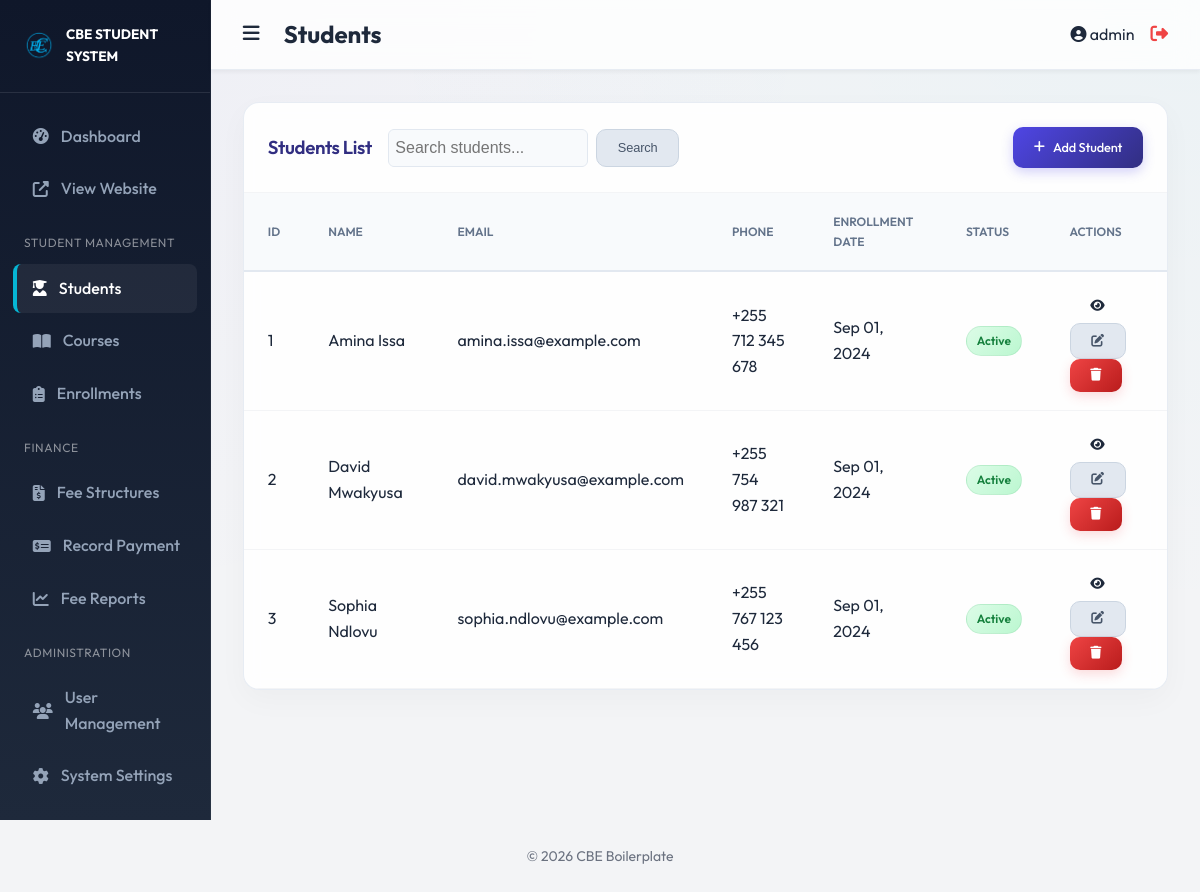
Screenshot of /modules/students/list.php (signed in) with the database file from the repository.
### tables this page shows
CREATE TABLE `students` (
  `id` int(11) NOT NULL AUTO_INCREMENT,
  `user_id` int(11) DEFAULT NULL,
  `first_name` varchar(100) NOT NULL,
  `last_name` varchar(100) NOT NULL,
  `email` varchar(100) DEFAULT NULL,
  `phone` varchar(50) DEFAULT NULL,
  `date_of_birth` date DEFAULT NULL,
  `enrollment_date` date NOT NULL,
  `status` enum('active','suspended','graduated') DEFAULT 'active',
  `created_at` timestamp NOT NULL DEFAULT current_timestamp(),
  PRIMARY KEY (`id`),
  KEY `user_id` (`user_id`),
  CONSTRAINT `students_ibfk_1` FOREIGN KEY (`user_id`) REFERENCES `users` (`id`) ON DELETE SET NULL
);

### config/database.php (called while the page is built, shortened)
<?php
$host = 'localhost';
$db = 'school_db';
$user = 'root';
$pass = '';
$charset = 'utf8mb4';
$dsn = "mysql:host=$host;dbname=$db;charset=$charset";
$options = [
     PDO::ATTR_ERRMODE => PDO::ERRMODE_EXCEPTION,
     PDO::ATTR_DEFAULT_FETCH_MODE => PDO::FETCH_ASSOC,
     PDO::ATTR_EMULATE_PREPARES => false,
];
try {
     $pdo = new PDO($dsn, $user, $pass, $options);
} catch (\PDOException $e) {
     throw new \PDOException($e->getMessage(), (int) $e->getCode());
}
require_once __DIR__ . '/../includes/classes/Student.php';
$studentObj = new Student($pdo);

### includes/classes/Student.php (called while the page is built, shortened)
<?php
class Student {
    private $pdo;
    public function __construct($pdo) {
        $this->pdo = $pdo;
    }
    public function getAll() {
        $stmt = $this->pdo->query("SELECT * FROM students ORDER BY last_name, first_name");
        return $stmt->fetchAll();
    }
}

### public/modules/students/list.php (the view, shortened to what this page needs)
<?php
include __DIR__ . '/../../../includes/header.php';
$search = $_GET['search'] ?? '';
if (!empty($search)) {
    $stmt = $pdo->prepare("SELECT * FROM students WHERE first_name LIKE ? OR last_name LIKE ? OR email LIKE ? ORDER BY last_name, first_name");
    $stmt->execute(["%$search%", "%$search%", "%$search%"]);
    $students = $stmt->fetchAll();
} else {
    $students = $studentObj->getAll();
}
?>
<div class="card">
    <div class="card-header">
        <div style="display: flex; gap: 1rem; align-items: center; flex-wrap: wrap;">
            <h3>Students List</h3>
            <form action="" method="GET" style="display: flex; gap: 0.5rem; margin-left: auto;">
                <input type="text" name="search" value="<?php echo htmlspecialchars($search); ?>"
                    placeholder="Search students..." class="form-control" style="width: 200px; padding: 0.4rem;">
                <button type="submit" class="btn btn-secondary btn-sm" style="width: auto;">Search</button>
            </form>
        </div>
        <a href="add.php" class="btn btn-primary btn-sm" style="width: auto; margin-left: 1rem;"><i
                class="fas fa-plus"></i> Add Student</a>
    </div>
    <div class="table-responsive">
        <table>
            <thead>
                <tr>
                    <th>ID</th>
                    <th>Name</th>
                    <th>Email</th>
                    <th>Phone</th>
                    <th>Enrollment Date</th>
                    <th>Status</th>
                    <th>Actions</th>
                </tr>
            </thead>
            <tbody>
                <?php foreach ($students as $s): ?>
                    <tr>
                        <td><?php echo $s['id']; ?></td>
                        <td><?php echo htmlspecialchars($s['first_name'] . ' ' . $s['last_name']); ?></td>
                        <td><?php echo htmlspecialchars($s['email']); ?></td>
                        <td><?php echo htmlspecialchars($s['phone']); ?></td>
                        <td><?php echo date('M d, Y', strtotime($s['enrollment_date'])); ?></td>
                        <td>
                            <span class="badge badge-<?php echo $s['status'] === 'active' ? 'success' : ($s['status'] === 'graduated' ? 'primary' : 'warning'); ?>">
                                <?php echo ucfirst($s['status']); ?>
                            </span>
                        </td>
                        <td>
                            <a href="view.php?id=<?php echo $s['id']; ?>" class="btn btn-info btn-sm"><i class="fas fa-eye"></i></a>
                            <a href="edit.php?id=<?php echo $s['id']; ?>" class="btn btn-secondary btn-sm"><i class="fas fa-edit"></i></a>
                            <form method="POST" style="display:inline;" onsubmit="return confirm('Delete this student?');">
                                <button type="submit" class="btn btn-danger btn-sm"><i class="fas fa-trash"></i></button>
                            </form>
                        </td>
                    </tr>
                <?php endforeach; ?>
            </tbody>
        </table>
    </div>
</div>
<?php include __DIR__ . '/../../../includes/footer.php'; ?>

### public/assets/css/main.css (style rules this page uses)
* { box-sizing: border-box; margin: 0; padding: 0; }
body { font-family: var(--font_family); background-color: var(--background); color: var(--text); line-height: 1.6; }
a { text-decoration: none; color: inherit; }
.form-control { width: 100%; padding: 0.75rem; border: 1px solid #ddd; border-radius: 6px; font-size: 1rem; }
.btn { display: inline-block; padding: 0.75rem 1.5rem; border-radius: 6px; border: none; cursor: pointer; font-weight: 600; transition: all 0.3s ease; }
.btn-primary { background-color: var(--primary); color: white; width: 100%; }
.card { background: white; border-radius: 12px; box-shadow: 0 4px 6px rgba(0, 0, 0, 0.02); overflow: hidden; }
.card-header { padding: 1.5rem; border-bottom: 1px solid #f3f4f6; display: flex; justify-content: space-between; align-items: center; }
.table-responsive { overflow-x: auto; }
table { width: 100%; border-collapse: collapse; }
th { text-align: left; padding: 1rem 1.5rem; background: #f9fafb; font-size: 0.75rem; text-transform: uppercase; color: #6b7280; }
td { padding: 1rem 1.5rem; border-bottom: 1px solid #f3f4f6; }
.btn-sm { padding: 0.4rem 0.8rem; font-size: 0.8rem; }
.btn-secondary { background-color: #6b7280; color: white; }
.btn-danger { background-color: #ef4444; color: white; }
html { scroll-behavior: smooth; }
:root { --glass-bg: rgba(255, 255, 255, 0.7); --glass-border: rgba(255, 255, 255, 0.4); --glass-shadow: 0 8px 32px 0 rgba(31, 38, 135, 0.07); }
.card, .stat-card { border: none; border-radius: 16px; box-shadow: 0 4px 20px rgba(0,0,0,0.05); transition: transform 0.2s, box-shadow 0.2s; }
table th { background: #f8fafc; border-bottom: 2px solid #e2e8f0; color: #475569; }
body { background-image: radial-gradient(at 0% 0%, rgba(79, 70, 229, 0.03) 0px, transparent 50%), radial-gradient(at 100% 0%, rgba(6, 182, 212, 0.03) 0px, transparent 50%); background-attachment: fixed; }
.card { background: rgba(255, 255, 255, 0.9); border: 1px solid rgba(226, 232, 240, 0.8); backdrop-filter: blur(8px); box-shadow: 0 10px 30px rgba(0, 0, 0, 0.03); margin-bottom: 2rem; }
.card-header h3 { font-weight: 600; letter-spacing: -0.02em; color: var(--secondary); }
.form-control { background-color: #f8fafc; border: 1.5px solid #e2e8f0; transition: all 0.3s ease; }
table th { font-weight: 600; color: #64748b; border-bottom: 2px solid #e2e8f0; padding: 1.2rem 1.5rem !important; }
table td { padding: 1.1rem 1.5rem !important; vertical-align: middle; }
table tr { transition: background-color 0.2s ease; }
.badge { padding: 0.35em 0.8em; font-weight: 600; border-radius: 50px; font-size: 0.75rem; display: inline-block; }
.badge-success { background: linear-gradient(135deg, #dcfce7 0%, #bbf7d0 100%) !important; color: #15803d !important; border: 1px solid rgba(21, 128, 61, 0.1); }
.btn { border-radius: 10px; display: inline-flex; align-items: center; justify-content: center; gap: 0.5rem; font-weight: 500; letter-spacing: -0.01em; padding: 0.65rem 1.3rem; }
.btn-primary { background: linear-gradient(135deg, var(--primary) 0%, var(--secondary) 100%) !important; color: white; box-shadow: 0 4px 12px rgba(79, 70, 229, 0.25); }
.btn-secondary { background: #e2e8f0 !important; color: #475569 !important; border: 1.5px solid #cbd5e1; }
.btn-danger { background: linear-gradient(135deg, #ef4444 0%, #b91c1c 100%) !important; box-shadow: 0 4px 12px rgba(239, 68, 68, 0.2); }

### rows the page displays
students: id "1", first_name+last_name "Amina Issa", email "amina.issa@example.com", phone "+255 712 345 678", enrollment_date "Sep 01, 2024", status "Active"
students: id "2", first_name+last_name "David Mwakyusa", email "david.mwakyusa@example.com", phone "+255 754 987 321", enrollment_date "Sep 01, 2024", status "Active"
students: id "3", first_name+last_name "Sophia Ndlovu", email "sophia.ndlovu@example.com", phone "+255 767 123 456", enrollment_date "Sep 01, 2024", status "Active"

### other values shown
get_setting('system_name', 'CBE SYSTEM') "CBE STUDENT SYSTEM"
$page_title "Students"
$_SESSION['username'] "admin"
get_setting('footer_text', '© 2026 CBE Boilerplate') "© 2026 CBE Boilerplate"
